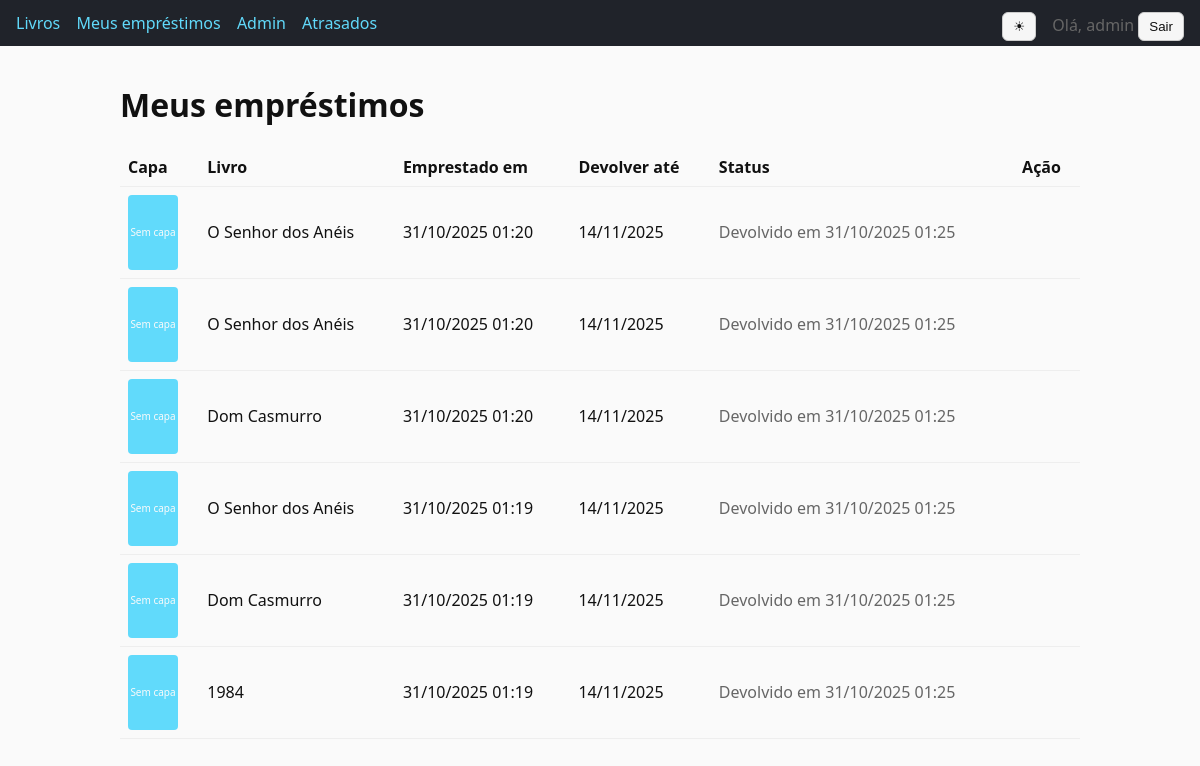
/me/loans/ (signed in), run on an earlier commit of the app's database.
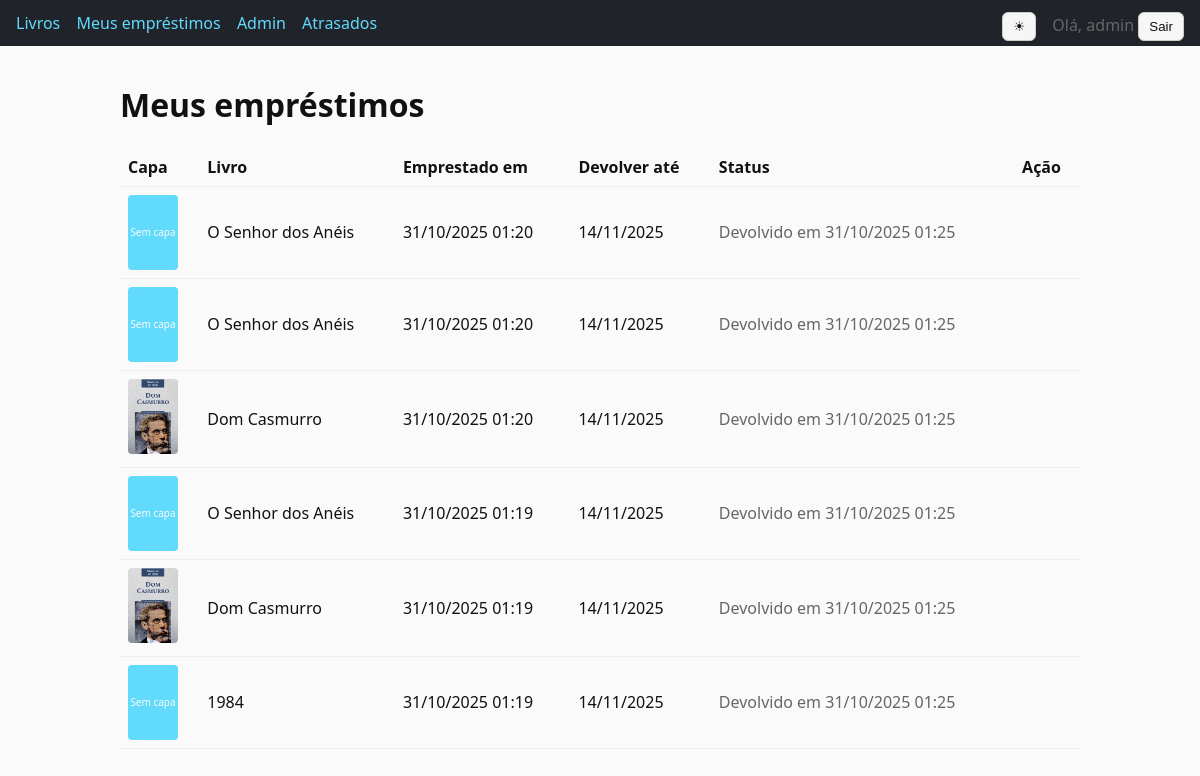
And on a later commit of the database.
### catalog/models.py (models this page shows, shortened)
class Loan(models.Model):
	book = models.ForeignKey(Book, on_delete=models.CASCADE, related_name="loans")
	user = models.ForeignKey(settings.AUTH_USER_MODEL, on_delete=models.CASCADE, related_name="loans")
	borrowed_at = models.DateTimeField(auto_now_add=True)
	due_date = models.DateField()
	returned_at = models.DateTimeField(null=True, blank=True)
	class Meta:
		ordering = ["-borrowed_at"]
		constraints = [
			models.CheckConstraint(
				check=Q(due_date__gte=Cast(F("borrowed_at"), output_field=models.DateField())),
				name="loan_due_after_borrowed",
			),
		]

class Book(models.Model):
	title = models.CharField(max_length=255)
	author = models.CharField(max_length=255)
	isbn = models.CharField(max_length=13, unique=True)
	copies_total = models.PositiveIntegerField(default=1)
	image = models.ImageField(upload_to='book_covers/', blank=True, null=True)
	created_at = models.DateTimeField(auto_now_add=True)
	class Meta:
		ordering = ["title"]

### catalog/views.py (the view)
# urls.py: path("me/loans/", views.my_loans, name="my_loans"),
@login_required
def my_loans(request: HttpRequest) -> HttpResponse:
	loans = Loan.objects.filter(user=request.user).select_related("book")
	return render(request, "catalog/my_loans.html", {"loans": loans})

### templates/catalog/my_loans.html (shortened to what this page needs)
{% extends 'base.html' %}
{% block content %}
  <h1>Meus empréstimos</h1>
  {% if loans %}
    <table>
      <thead>
        <tr>
          <th>Capa</th>
          <th>Livro</th>
          <th>Emprestado em</th>
          <th>Devolver até</th>
          <th>Status</th>
          <th>Ação</th>
        </tr>
      </thead>
      <tbody>
      {% for loan in loans %}
        <tr>
          <td>
            {% if loan.book.image %}
              <img src="{{ loan.book.image.url }}" alt="Capa de {{ loan.book.title }}" style="width: 50px; height: 75px; object-fit: cover; border-radius: 4px;">
            {% else %}
              <div style="width: 50px; height: 75px; background: var(--accent); border-radius: 4px; display: flex; align-items: center; justify-content: center; color: var(--bg); font-size: 10px; text-align: center;">Sem capa</div>
            {% endif %}
          </td>
          <td>{{ loan.book.title }}</td>
          <td>{{ loan.borrowed_at|date:'d/m/Y H:i' }}</td>
          <td>{{ loan.due_date|date:'d/m/Y' }}</td>
          <td>
            {% if loan.returned_at %}
              <span class="muted">Devolvido em {{ loan.returned_at|date:'d/m/Y H:i' }}</span>
            {% elif loan.is_overdue %}
              <strong class="danger">Atrasado</strong>
            {% else %}
              <span>Ativo</span>
            {% endif %}
          </td>
          <td>
          </td>
        </tr>
      {% endfor %}
      </tbody>
    </table>
  {% else %}
    <p class="muted">Você ainda não possui empréstimos.</p>
  {% endif %}
{% endblock %}

### templates/base.html (shortened to what this page needs)
<!DOCTYPE html>
<html lang="pt-br">
<head>
</head>
<body>
  <header>
    <nav>
      <a href="{% url 'catalog:book_list' %}">Livros</a>
      <a href="{% url 'catalog:my_loans' %}">Meus empréstimos</a>
      {% if user.is_staff %}
        <a href="{% url 'admin:index' %}">Admin</a>
        <a href="{% url 'catalog:admin_overdue_loans' %}">Atrasados</a>
      {% endif %}
      <span class="right">
        <button id="theme-toggle" class="btn toggle" type="button" aria-label="Alternar tema"></button>
        {% if user.is_authenticated %}
          <span class="muted">Olá, {{ user.get_username }}</span>
          <form style="display:inline" action="{% url 'logout' %}" method="post">
            <button class="btn" type="submit">Sair</button>
          </form>
        {% else %}
          <a href="{% url 'login' %}">Entrar</a>
        {% endif %}
      </span>
    </nav>
  </header>
  <main>
    {% block content %}{% endblock %}
  </main>
</body>
</html>

### templates/base.html (style rules this page uses)
:root { --bg: #fafafa; --text: #111111; --primary: #20232a; --accent: #61dafb; --muted: #666666; --card-bg: #ffffff; --card-border: #e4e4e4; --danger: #b00020; --success: #0a7f2e; --btn-bg: #f6f6f6; --btn-border: #cccccc; --table-border: #eeeeee; }
body { font-family: system-ui, Arial, sans-serif; margin: 0; background: var(--bg); color: var(--text); }
header { background: var(--primary); color:#fff; padding:12px 16px; }
header a { color: var(--accent); text-decoration:none; margin-right:12px; }
main { padding:16px; max-width: 960px; margin: 0 auto; }
.muted { color: var(--muted); }
.btn { display:inline-block; padding:6px 10px; border:1px solid var(--btn-border); background: var(--btn-bg); color: var(--text); border-radius:6px; cursor:pointer; }
nav .right { float:right; }
table { width:100%; border-collapse: collapse; }
th, td { padding:8px; border-bottom:1px solid var(--table-border); text-align:left; }
.toggle { margin-right:12px; }

What changed in the data, as far as the page shows it:
changed through a linked row, Loan (number 3 of 6 on the later page): book.image: picture added; no longer shows "Sem capa"
changed through a linked row, Loan (number 5 of 6 on the later page): book.image: picture added; no longer shows "Sem capa"
